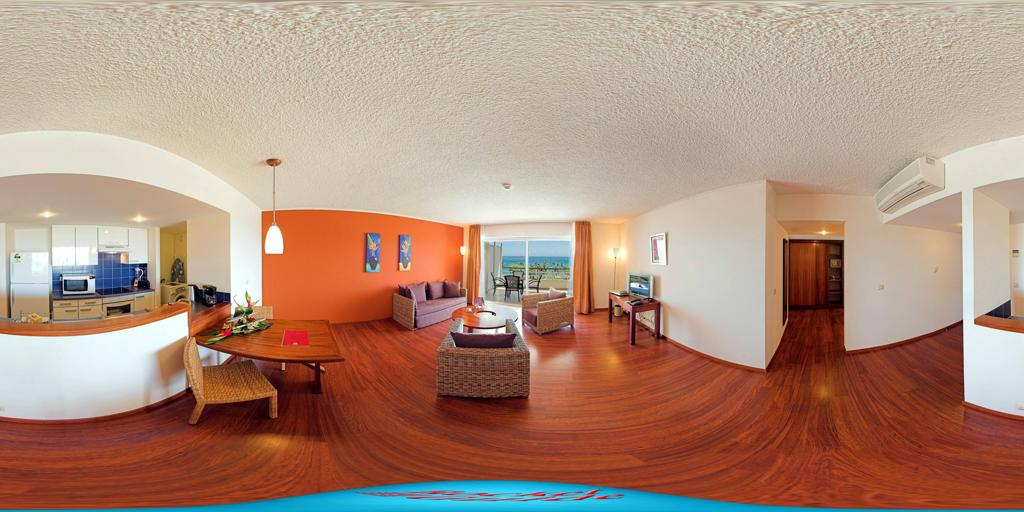
#> input picture EquiConvs/pano_abqcqnlcixhhbq.jpg, 1024 x 512 px, found by its file name
$ jupyter execute visualize_equiconvs.ipynb   (older library calls are emulated)
#> lines starting #> are read from the running program, lines starting #| are printed output that depends on the picture
[cell 1]
import numpy as np
from PIL import Image
import matplotlib.pyplot as plt
import time
import glob
import scipy.misc
import math
import random
import os
import imageio
import cv2

[cell 2]
def rotation_matrix(axis, theta):
    """
    Return the rotation matrix associated with counterclockwise rotation about
    the given axis by theta radians.
    """
    axis = np.asarray(axis)
    axis = axis / math.sqrt(np.dot(axis, axis))
    a = math.cos(theta / 2.0)
    b, c, d = -axis * math.sin(theta / 2.0)
    aa, bb, cc, dd = a * a, b * b, c * c, d * d
    bc, ad, ac, ab, bd, cd = b * c, a * d, a * c, a * b, b * d, c * d
    return np.array([[aa + bb - cc - dd, 2 * (bc + ad), 2 * (bd - ac)],
                     [2 * (bc - ad), aa + cc - bb - dd, 2 * (cd + ab)],
                     [2 * (bd + ac), 2 * (cd - ab), aa + dd - bb - cc]])

[cell 3]
# Load image
img_path = "/home/clara/Workspace/EquiConvs/"
img_name = "pano_abqcqnlcixhhbq.jpg"
img = Image.open(img_path+img_name)
#> img is the input picture: PIL image 1024x512 RGB; mean R, G, B 174.7, 142.1, 124
img = np.array(img)

# Reduce scale and show image
scale = 2
img = cv2.resize(img, dsize=(int(img.shape[1]/scale),int(img.shape[0]/scale)), interpolation=cv2.INTER_CUBIC)
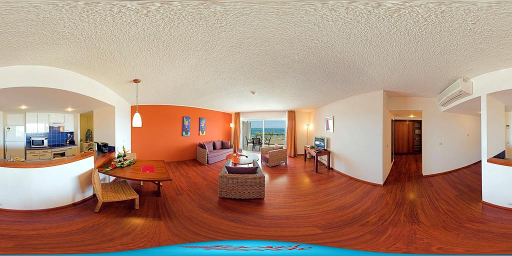
#> img: shape (256, 512, 3); mean R, G, B 174.7, 142.1, 124
plt.rcParams['figure.figsize'] = [10, 5]
plt.imshow(img)

pano_H = img.shape[0]
#> pano_H = 256
pano_W = img.shape[1]
#> pano_W = 512

### Spherical parametrization of EquiConvs:

Unlike standard kernels, that are parameterized by their size $k_w \times k_h$, with EquiConvs we define the angular size $\alpha_w \times \alpha_h$ and resolution $r_w \times r_h$.

In CFL, we use the same kernel resolutions and field of views as in ResNet-50. This means that for a standard $3 \times 3$ kernel applied to a $W \times H$ feature map:

$r_w = r_h = 3$,

$\alpha_w = r_w \frac{fov_w}{W}$, where $fov_w=360^\circ$ for panoramas,

and $\alpha_h = r_h \frac{fov_h}{H}$, where $fov_h=180^\circ$ for panoramas.

We can also add an alpha multiplier (dilation rate) to have a bigger field of view as with Atrous Convolutions.

[cell 4]
# Kernel parameters
r_w = 5
r_h = 5

alpha_multiplier = 8
a_w = r_w*(2*math.pi)/pano_W * alpha_multiplier
#> a_w = 0.491
a_h = r_h*(math.pi)/pano_H * alpha_multiplier
#> a_h = 0.491

# Distance from the center of the sphere to the kernel grid
d = r_w / (2*np.tan(a_w/2))
#> d = 9.98
c_x = 0
c_y = 0
K = np.array([[d,0,c_x],[0,d,c_y],[0,0,1]])
#> K = [[9.98, 0, 0], [0, 9.98, 0], [0, 0, 1]]
inv_K = np.linalg.inv(K)
#> inv_K = [[0.1, 0, 0], [0, 0.1, 0], [0, 0, 1]]

# Step
step = 64

# Kernel grid
h_range = np.array(range(r_h))
w_range = np.array(range(r_w))
h_ones = np.ones(r_h)
w_ones = np.ones(r_w)
h_grid = np.matmul(np.expand_dims(h_range,-1),np.expand_dims(w_ones,0))+0.5-float(r_h)/2
w_grid = np.matmul(np.expand_dims(h_ones,-1),np.expand_dims(w_range,0))+0.5-float(r_w)/2

We generate offsets that are not learned (as in original deformable convolutions) but fixed given the spherical distortion model and constant over the same horizontal locations.

$u_{0,0},v_{0,0}$: pixel location on the equirectangular image where we apply the convolution operation, i.e. the image coordinate where the center of the kernel is located). You can play in the code below and visualize the kernel at different positions to visualize the different distortions, it's specially interesting to see what happens on the poles (upper and bottom part of the image) and in the borders (left and right sides).

${\color{cPhi}\phi_{0,0}}$, ${\color{cTheta}\theta_{0,0}}$: corresponding spherical angles of the center of the kernel

[cell 5]
# Choose location on the equirectangular image to visualize the kernel
u_00 = 40
v_00 = 30

phi_00 = (u_00-pano_W/2)*2*math.pi/pano_W
theta_00 = -(v_00-pano_H/2)*math.pi/pano_H

# Rotation to move kernel coordinates to the corresponding position on the sphere
R_y = rotation_matrix([0,1,0],phi_00)
R_x = rotation_matrix([1,0,0],theta_00)
R = np.matmul(R_y,R_x)

# Create the 3D rays for each element in the kernel grid
rays = np.stack([w_grid,h_grid,np.ones(h_grid.shape)],0)
rays = np.matmul(inv_K,rays.reshape(3,r_h*r_w))
rays /= np.linalg.norm(rays,axis=0,keepdims=True)
rays = np.matmul(R,rays)
rays= rays.reshape(3,r_h,r_w)

# Get angle coordinates for each element in the kernel and go back to pixel coordinates
phi = np.arctan2(rays[0,...],rays[2,...])
theta = np.arcsin(np.clip(rays[1,...],-1,1))
u = float(pano_W)/(2.*np.pi)*phi +float(pano_W)/2
v = float(pano_H)/(np.pi)*(theta) +float(pano_H)/2.

[cell 6]
# Visualization
for i in range(u.shape[0]):
    for j in range(u.shape[1]):
        plt.plot(int(u[i,j]-0.5), int(v[i,j]-0.5), 'rp', markersize=10)

plt.plot(int(u_00-0.5), int(v_00-0.5), 'rp', markersize=10)
plt.rcParams['figure.figsize'] = [10, 5]
plt.imshow(img)
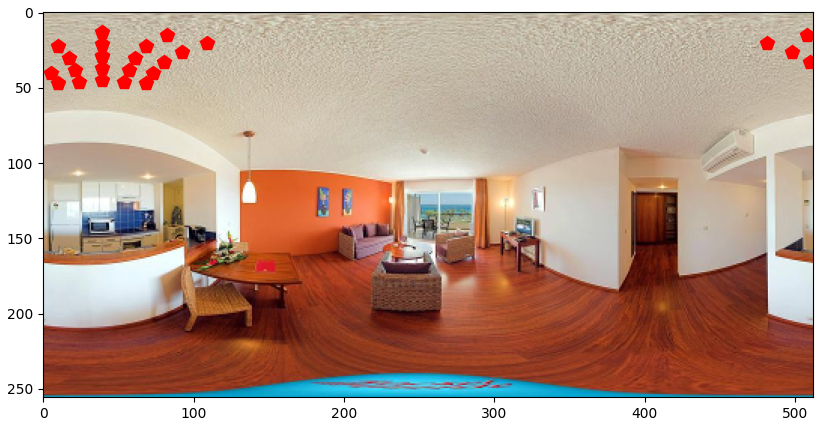
#> figure drawn by matplotlib, 1 panel
